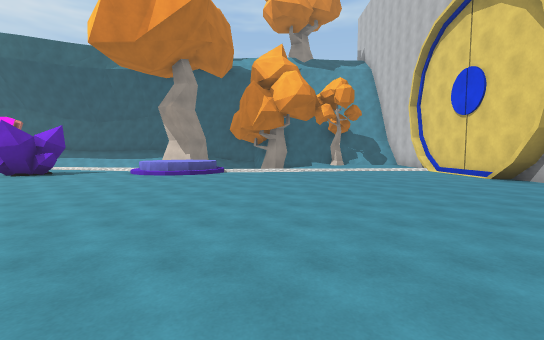
View 1 (above)

24 first-person views from a walk through a Unity game level. The camera is 1.5 m above the floor, tilts 4° down and sees 90° across. The floor is counted in squares, 2 m on a side. Each view is taken from the middle of a square. On the plan, view 1 faces up. The plan holds only what a view shows up to about 10 squares ahead; the rest is blank. The place goes on beyond the plan. The player character is not drawn. Surface patterns are stand-ins for the level's own textures.

View 2
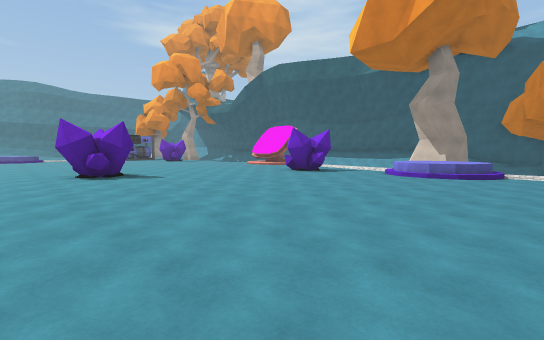

View 3
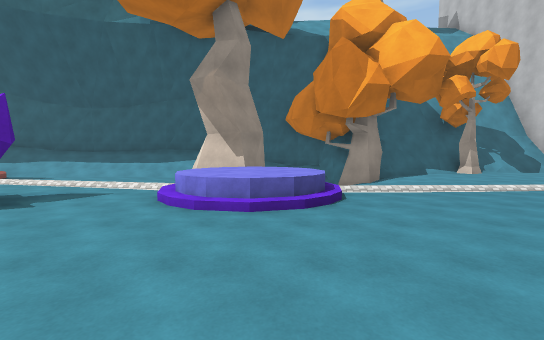

View 4
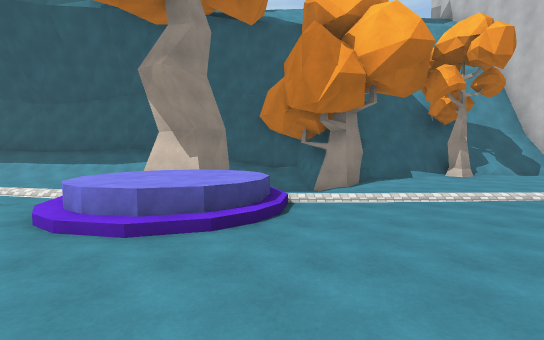

View 5
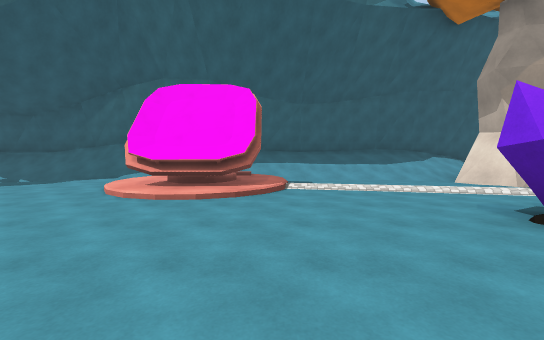

View 6
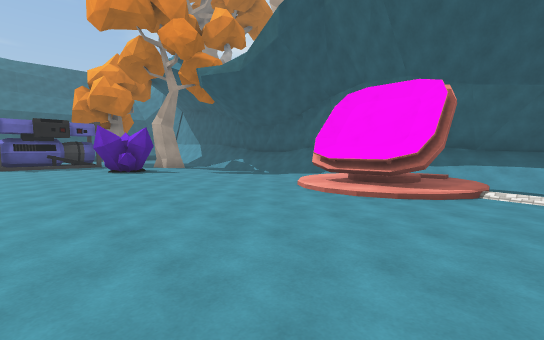

View 7
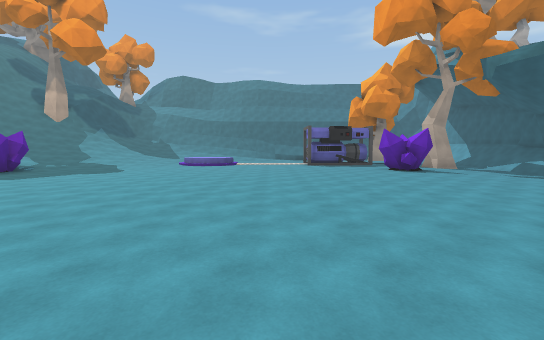

View 8
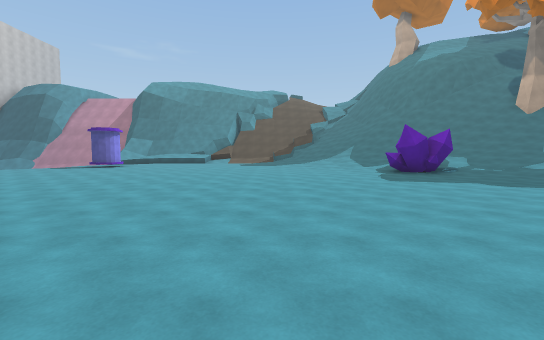

View 9
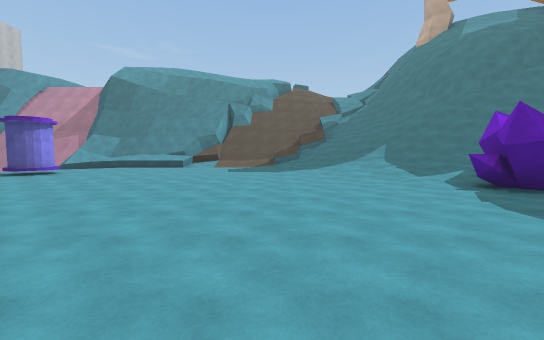

View 10
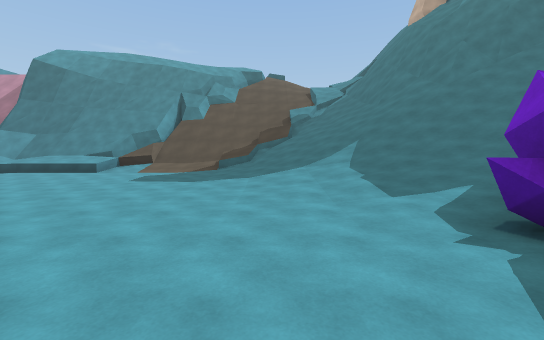

View 11
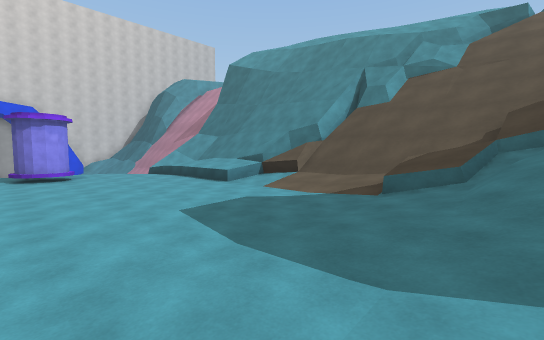

View 12
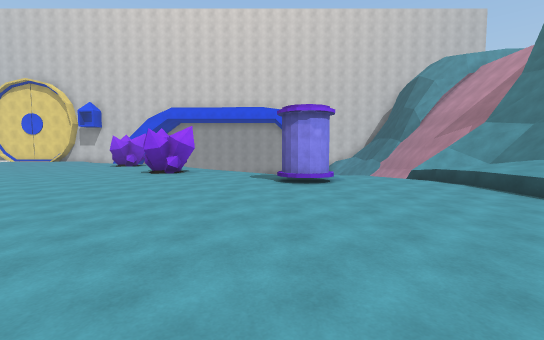

View 13
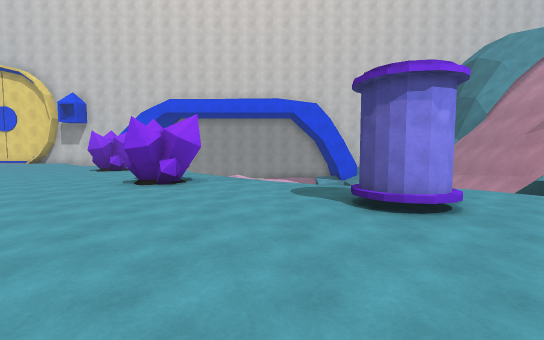

View 14
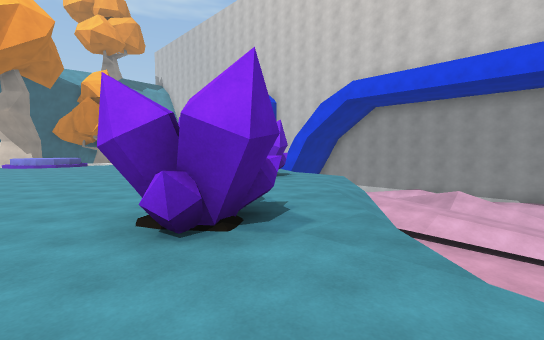

View 15
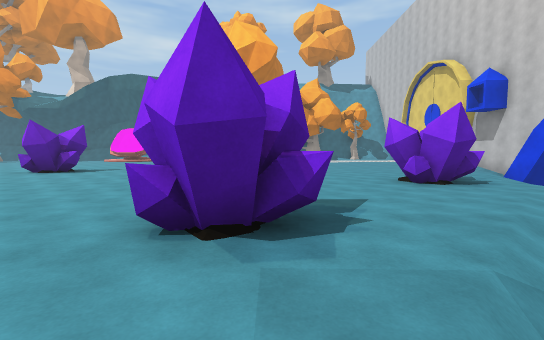

View 16
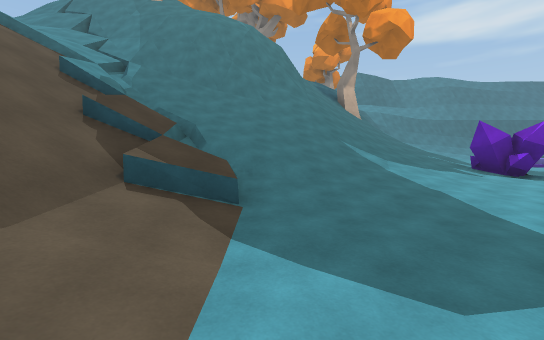

View 17
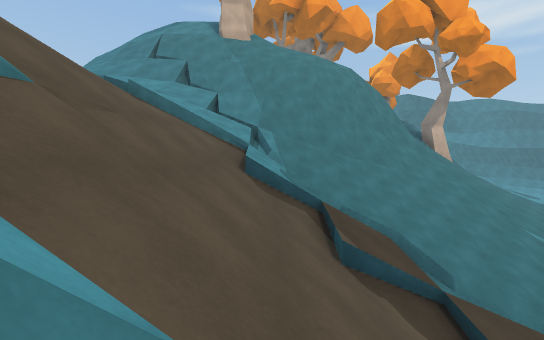

View 18
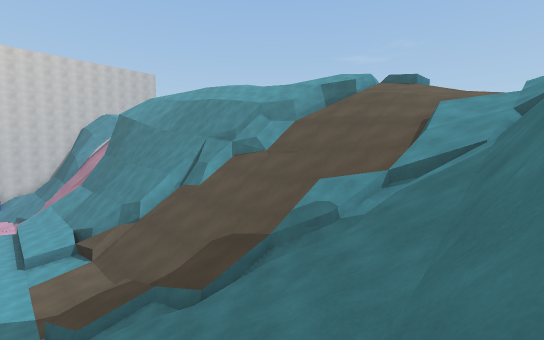

View 19
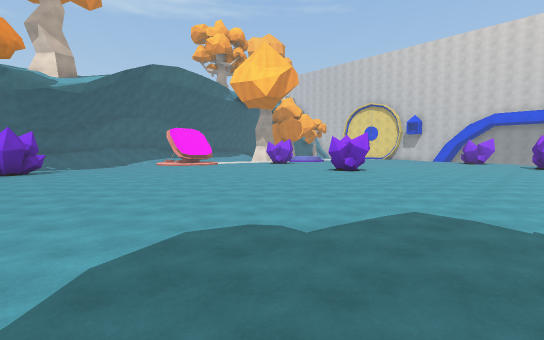

View 20
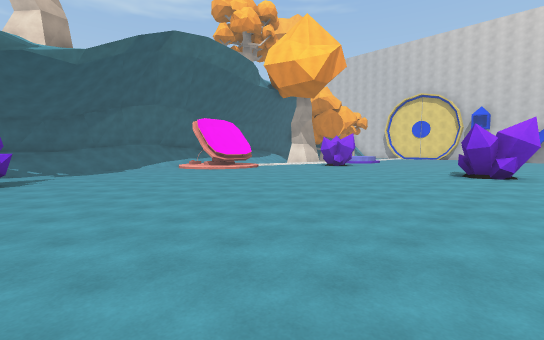

View 21
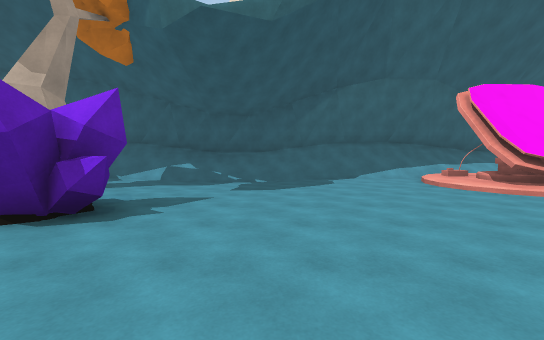

View 22
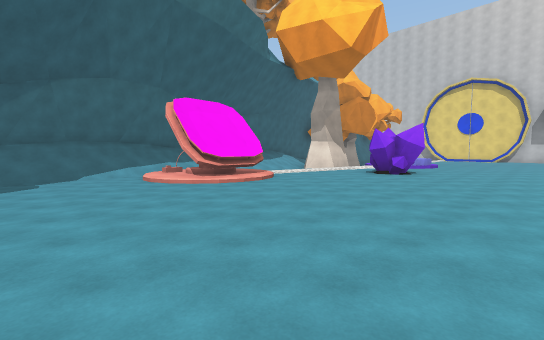

View 23
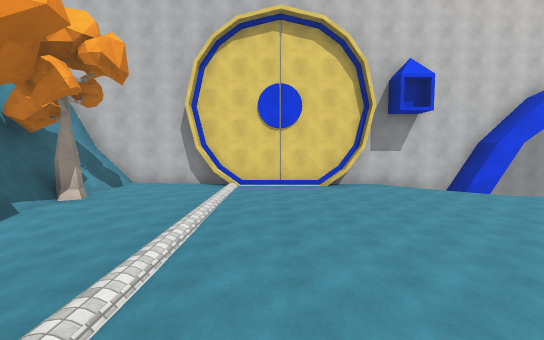

View 24
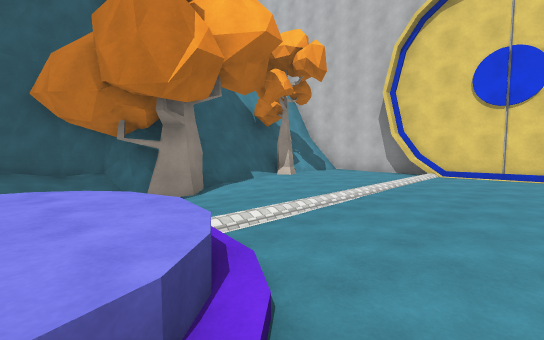

### Floor plan
Key: @ floor where view 1 was taken; # wall or solid block; . main floor; - floor 0.5 m lower than the main floor; : floor 0.75 m higher than the main floor; _ floor 2 m lower than the main floor; < floor 2.5 m lower than the main floor; ( floor 2.75 m lower than the main floor; ! floor 3.25 m lower than the main floor; ? floor 4 m lower than the main floor; / step, stairs or slope; = window, fence, low wall or low ledge; ^ raised ledge; v drop or lower ground; O other object.
Columns run from 21 left of view 1 to 7 right of it. Each row starts with its distance up from view 1.
 17                   ###
 16   ####  ########////#
 15 ###//####////////  //OO######
 14 ////////////...-##/ /###O#//#
 13 .......////.....##/  //.....#
 12 ......./##./.....   ///.....#
 11 ......./##/.//// //////....##
 10 O.......//....../:://///////#
  9 OO...........OO.//:/......./#
  8 .............O............./#
  7 ...........................##
  6 ............................#
  5 .........................../#
  4 ..........................//#
  3 ........................./ ##
  2 ..........OO............./ #
  1 ...........O............./
  0 .....................@O./
 -1 .....................OO.
 -2 ........................
 -3 /.....................// <_
 -4 //...............OO..// (<<<
 -5 //OO.............OO./== !<<_
 -6 //O/.............../==# !<<<
 -7 /////............./==<< ?((<
 -8 //////............
 -9 ///////........#..=
-10 ///////..........=
-11 #//////..........
-12 #///////........//
-13 ##/////////^^^^^^####
-14 ##//=/////#######  ###
-15  #////////^^^
-16  #//=/////^^
-17 ##///////###
-18 #///////###
-19 #/=////v##
-20 // ////##
-21 //////^^
-22   //^^^
-23     ^

Where each view was taken, in squares from view 1:
view 1: 0 up, 0 right, facing up
view 2: 0 up, 1 left, facing up-left
view 3: 5 up, 3 left, facing up
view 4: 6 up, 2 left, facing up
view 5: 6 up, 11 left, facing up
view 6: 6 up, 10 left, facing up-left
view 7: 4 up, 10 left, facing left
view 8: 4 up, 14 left, facing down
view 9: 0 up, 14 left, facing down
view 10: 3 down, 16 left, facing down
view 11: 8 down, 16 left, facing down-right
view 12: 8 down, 13 left, facing right
view 13: 7 down, 10 left, facing right
view 14: 7 down, 5 left, facing up-right
view 15: 7 down, 3 left, facing up
view 16: 12 down, 11 left, facing left
view 17: 16 down, 12 left, facing left
view 18: 12 down, 20 left, facing down-right
view 19: 4 down, 21 left, facing up-right
view 20: 1 up, 20 left, facing up-right
view 21: 6 up, 18 left, facing up
view 22: 5 up, 17 left, facing up-right
view 23: 9 up, 3 left, facing right
view 24: 8 up, 3 left, facing up-right
